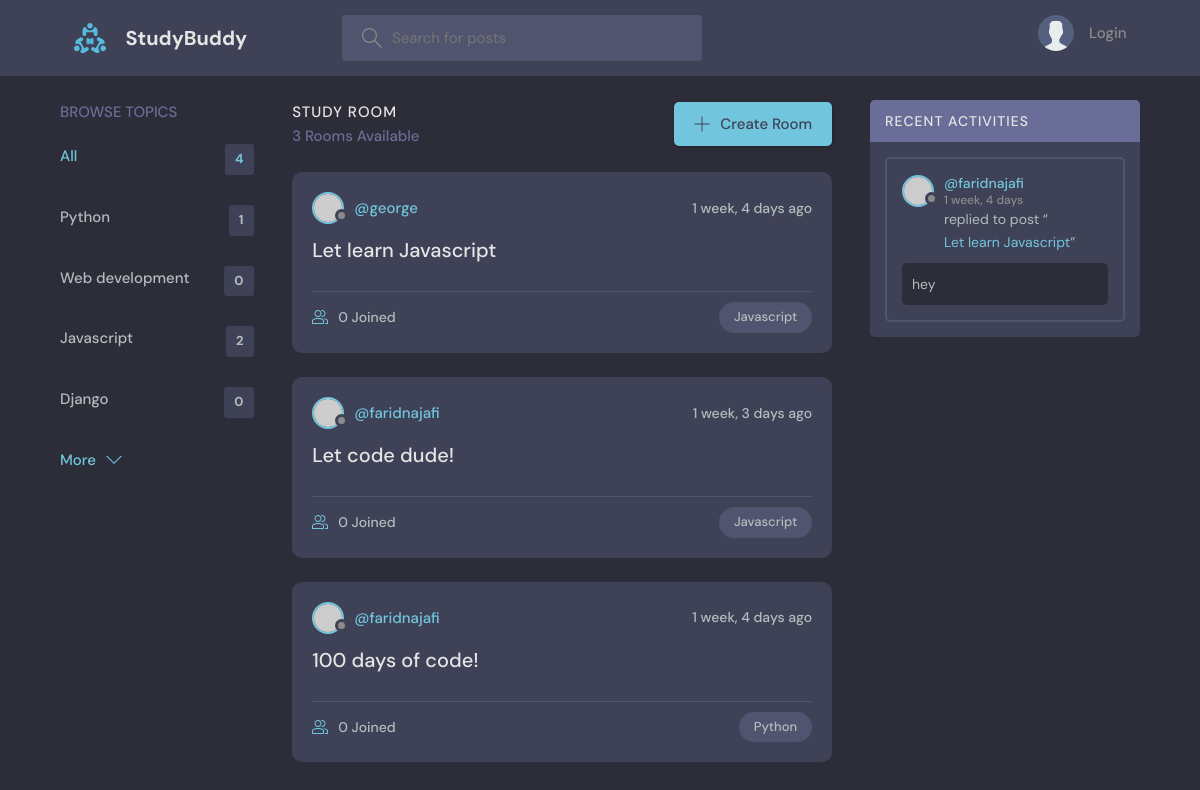
The app's page /, older data.
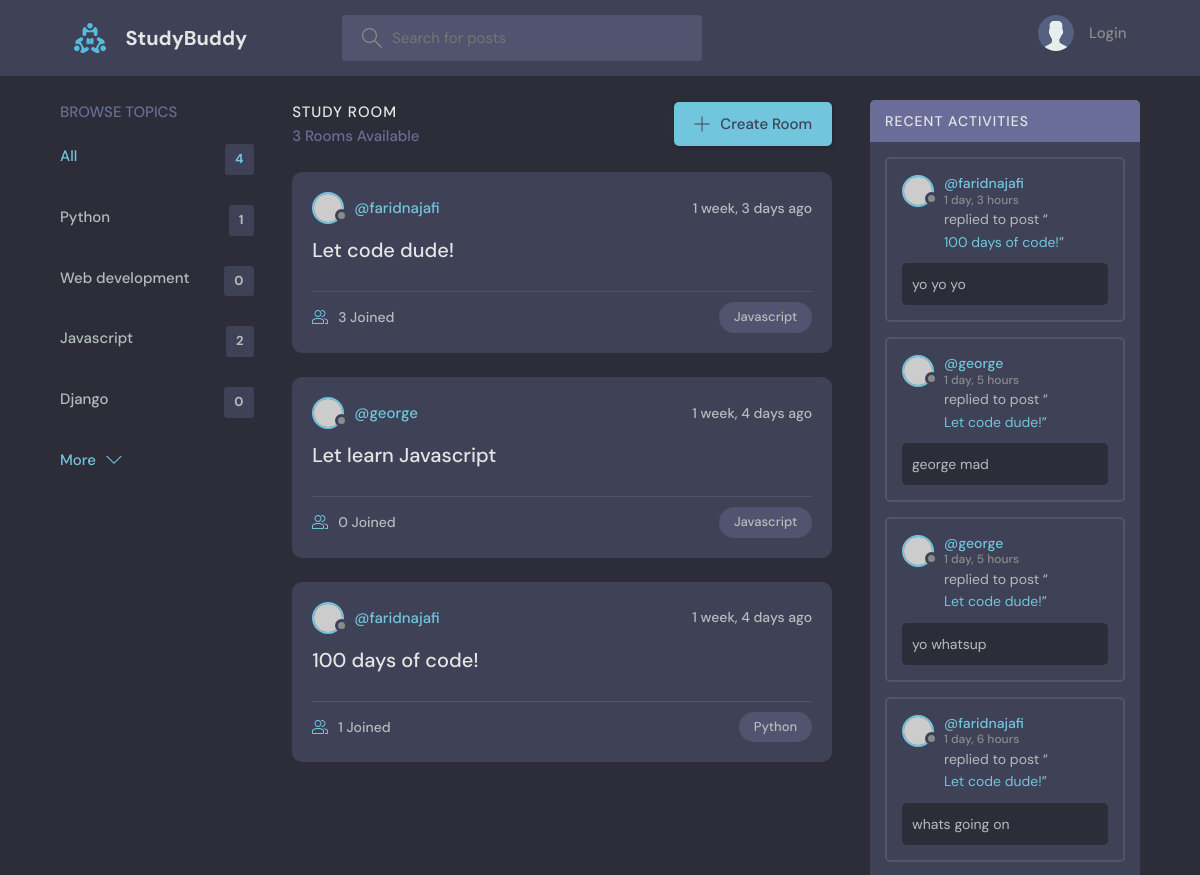
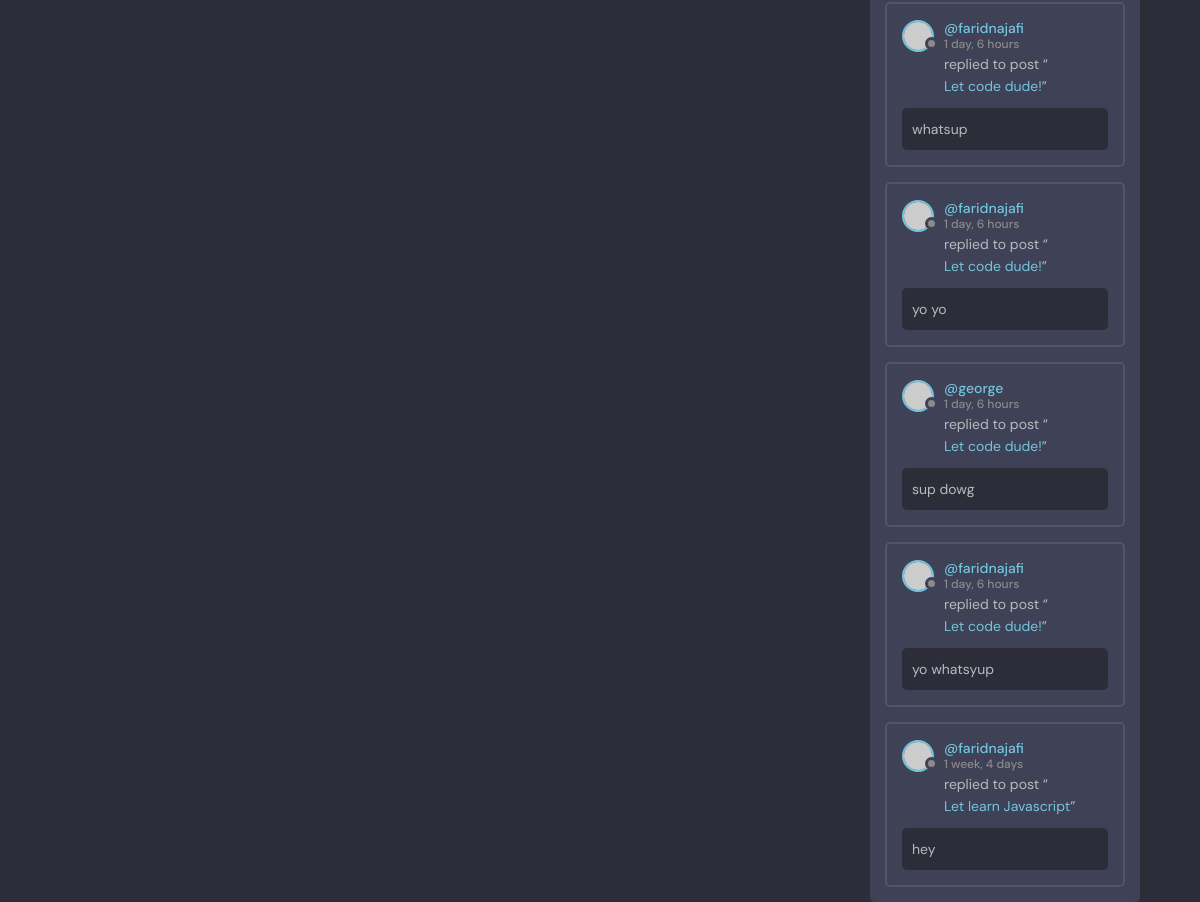
The same page, newer data (2 pictures, top to bottom).
### base/models.py (models this page shows, shortened)
class Topic(models.Model):
    name = models.CharField(max_length=200)

class Room(models.Model):
    host =models.ForeignKey(User, on_delete=models.SET_NULL, null=True)
    topic = models.ForeignKey(Topic, on_delete=models.SET_NULL, null=True)
    name = models.CharField(max_length=200)
    description = models.TextField(null=True, blank=True)
    participants = models.ManyToManyField(User, related_name='participants', blank=True)
    updated = models.DateTimeField(auto_now=True)
    created = models.DateTimeField(auto_now_add=True)
    class Meta:
        ordering = ['-updated', '-created']

class Message(models.Model):
    user = models.ForeignKey(User, on_delete=models.CASCADE)
    room = models.ForeignKey(Room, on_delete=models.CASCADE)
    body = models.TextField()
    updated = models.DateTimeField(auto_now=True)
    created = models.DateTimeField(auto_now_add=True)
    class Meta:
        ordering = ['-updated', '-created']

### base/views.py (the view)
# urls.py: 2. Add a URL to urlpatterns:  path('', views.home, name='home')
def home(request):
    q = request.GET.get('q') if request.GET.get('q') != None else ''
    rooms = Room.objects.filter(
        Q(topic__name__icontains=q) |
        Q(name__icontains=q) |
        Q(description__icontains=q)
        )
    topics = Topic.objects.all()
    room_count = rooms.count()
    room_messages = Message.objects.filter(Q(room__topic__name__icontains=q))
    context = {'rooms': rooms, 'topics': topics, 'room_count': room_count, 'room_messages':room_messages}
    return render(request, 'base/home.html' , context)

### base/templates/base/home.html (shortened to what this page needs)
   {%extends 'main.html' %}
   {% block content %}
    <main class="layout layout--3">
      <div class="container">
        {%include 'base/topics_component.html'%}
        <div class="roomList">
          <div class="roomList__header">
            <div>
              <h2>Study Room</h2>
              <p>{{room_count}} Rooms Available</p>
            </div>
            <a class="btn btn--main" href="create-room.html">
              <svg version="1.1" xmlns="http://www.w3.org/2000/svg" width="32" height="32" viewBox="0 0 32 32">
                <title>add</title>
                <path
                  d="M16.943 0.943h-1.885v14.115h-14.115v1.885h14.115v14.115h1.885v-14.115h14.115v-1.885h-14.115v-14.115z"
                ></path>
              </svg>
              Create Room
            </a>
          </div>
          {% include 'base/feed_component.html'%}
        </div>
        {% include 'base/activity_component.html'%}
      </div>
    </main>
    {% endblock %}

### base/templates/base/topics_component.html
<div class="topics">
    <div class="topics__header">
      <h2>Browse Topics</h2>
    </div>
    <ul class="topics__list">
      <li>
        <a href="{% url 'home' %}" class="active">All <span>{{topics.count}}</span></a>
      </li>
      {% for topic in topics %}
      <li>
        <a href="{% url 'home' %}?q={{topic.name}}">{{topic.name}} <span>{{topic.room_set.all.count}}</span></a>
      </li>
      {% endfor %}
    </ul>
    <a class="btn btn--link" href="topics.html">
      More
      <svg version="1.1" xmlns="http://www.w3.org/2000/svg" width="32" height="32" viewBox="0 0 32 32">
        <title>chevron-down</title>
        <path d="M16 21l-13-13h-3l16 16 16-16h-3l-13 13z"></path>
      </svg>
    </a>
  </div>

### base/templates/base/feed_component.html (shortened to what this page needs)
{% for room in rooms %}
<div class="roomListRoom">
            <div class="roomListRoom__header">
              <a href="{% url 'user-profile' room.host.id %}" class="roomListRoom__author">
                <div class="avatar avatar--small">
                  <img src="https://randomuser.me/api/portraits/women/11.jpg" />
                </div>
                <span>@{{room.host.username}}</span>
              </a>
              <div class="roomListRoom__actions">
                <span>{{room.created|timesince}} ago</span>
              </div>
            </div>
            <div class="roomListRoom__content">
              <a href="{% url 'room' room.id %}">{{room.name}}</a>
            </div>
            <div class="roomListRoom__meta">
              <a href="{% url 'room' room.id %}" class="roomListRoom__joined">
                {{room.participants.all.count}} Joined
              </a>
              <p class="roomListRoom__topic">{{room.topic.name}}</p>
            </div>
          </div>
          {% endfor %}

### base/templates/base/activity_component.html (shortened to what this page needs)
<div class="activities">
    <div class="activities__header">
      <h2>Recent Activities</h2>
    </div>
    {% for message in room_messages%}
    <div class="activities__box">
      <div class="activities__boxHeader roomListRoom__header">
        <a href="{% url 'user-profile' message.user.id %}" class="roomListRoom__author">
          <div class="avatar avatar--small">
            <img src="https://randomuser.me/api/portraits/women/11.jpg" />
          </div>
          <p>
            @{{message.user}}
            <span>{{message.created|timesince}}</span>
          </p>
        </a>
      </div>
      <div class="activities__boxContent">
        <p>replied to post “<a href="{%url 'room' message.room.id%}">{{message.room.name}}</a>”</p>
        <div class="activities__boxRoomContent">
         {{message.body}}
        </div>
      </div>
    </div>
    {% endfor %}
  </div>

Row changes from the older to the newer data that the page shows:
changed Room "Let code dude!": participants.all.count "0" → "3"; moves up the list
computed for Room "100 days of code!": participants.all.count "0" → "1"
added Message: user "faridnajafi", created "1 day, 3 hours", room.name "100 days of code!", body "yo yo yo"
added Message: user "george", created "1 day, 5 hours", room.name "Let code dude!", body "george mad"
added Message: user "george", created "1 day, 5 hours", room.name "Let code dude!", body "yo whatsup"
added Message: user "faridnajafi", created "1 day, 6 hours", room.name "Let code dude!", body "whats going on"
added Message: user "faridnajafi", created "1 day, 6 hours", room.name "Let code dude!", body "whatsup"
added Message: user "faridnajafi", created "1 day, 6 hours", room.name "Let code dude!", body "yo yo"
added Message: user "george", created "1 day, 6 hours", room.name "Let code dude!", body "sup dowg"
added Message: user "faridnajafi", created "1 day, 6 hours", room.name "Let code dude!", body "yo whatsyup"
